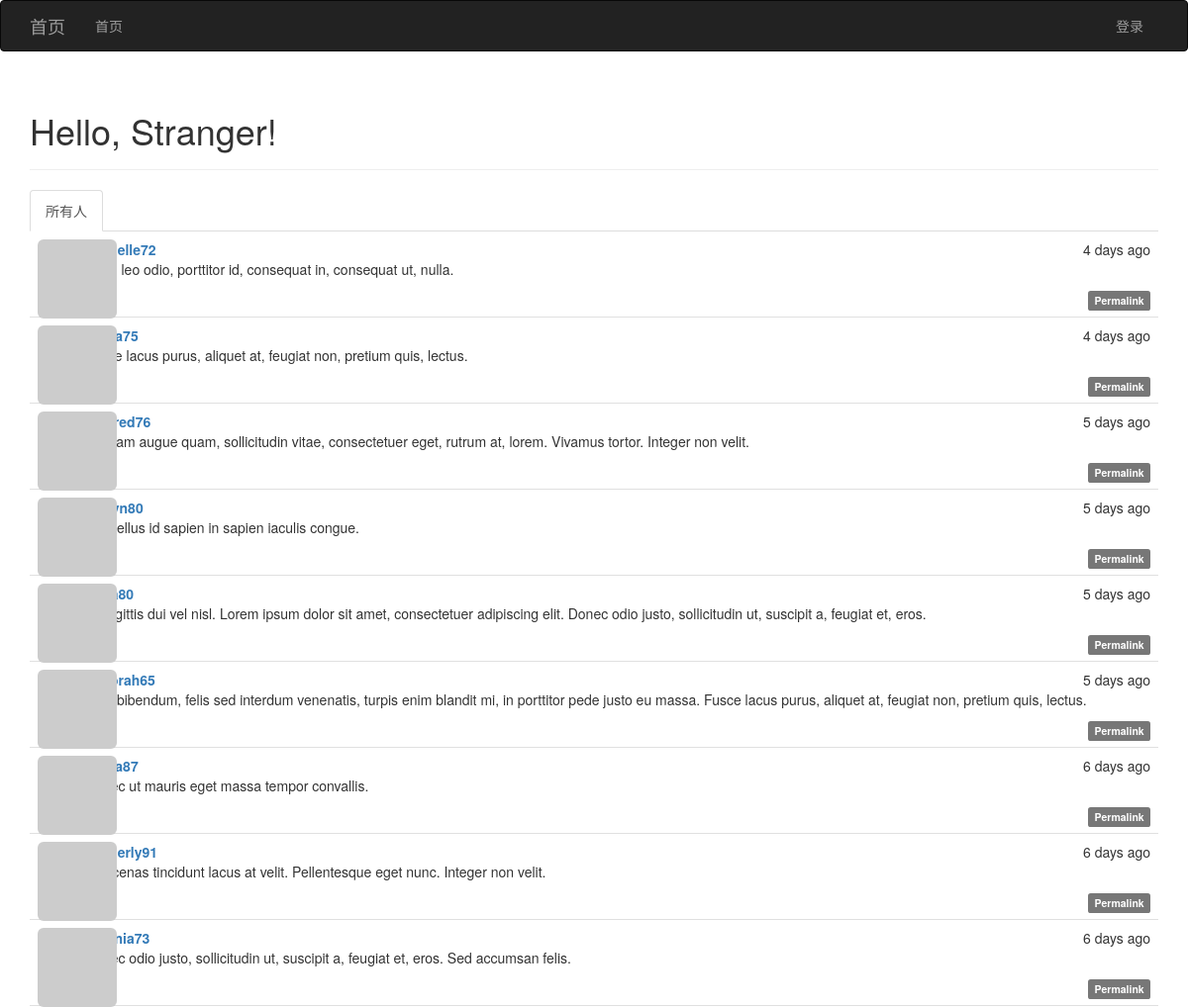
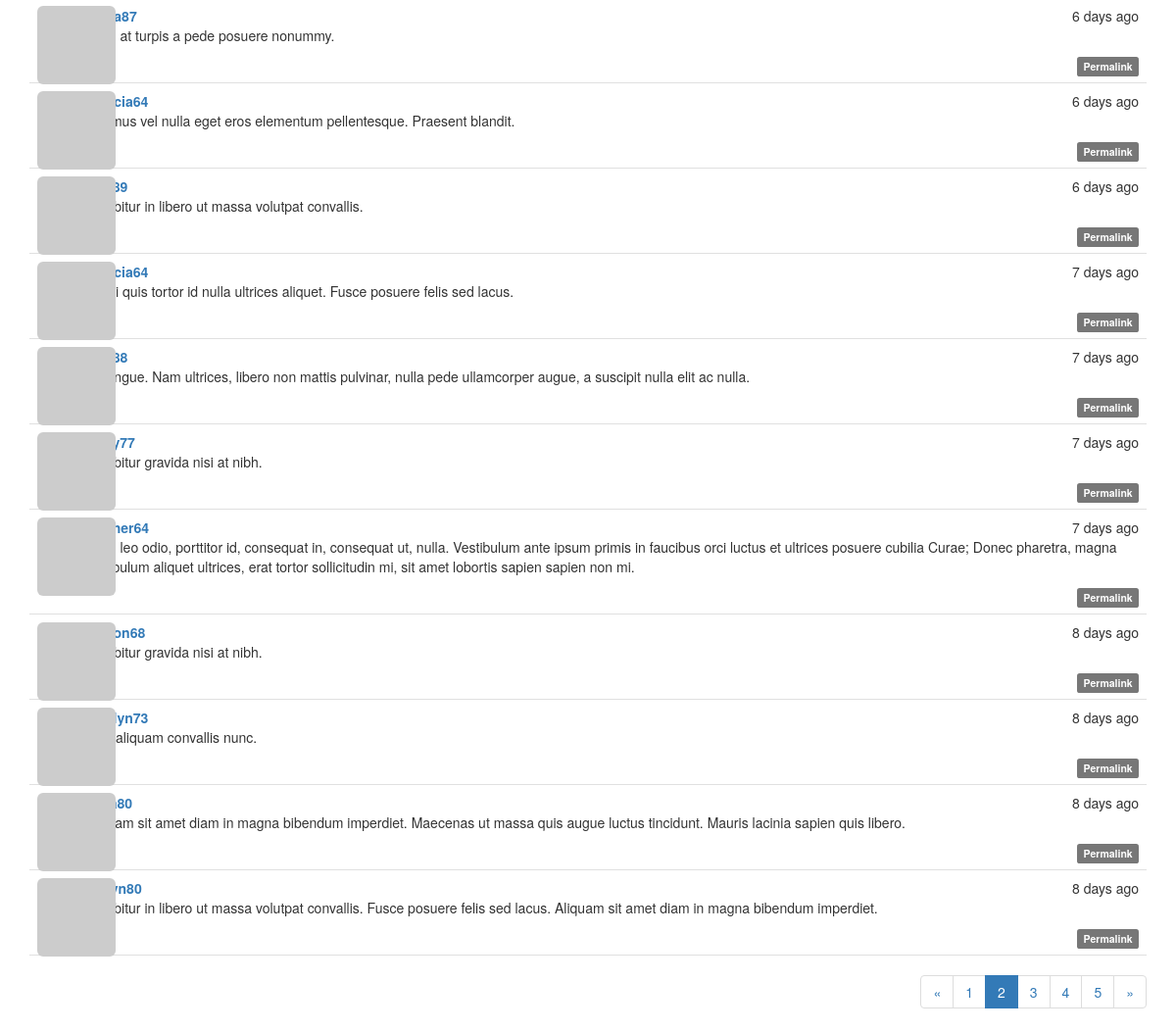
Screenshot of /?page=2 with the database file from the repository (2 pictures, top to bottom).
### hello/models.py (models this page shows, shortened)
class Post(db.Model):
    __tablename__ = 'posts'
    id = db.Column(db.Integer, primary_key=True)
    body = db.Column(db.Text)
    timestamp = db.Column(db.DateTime, index=True, default=datetime.utcnow)
    author_id = db.Column(db.Integer, db.ForeignKey('users.id'))
    body_html = db.Column(db.Text)
    comments = db.relationship('Comment', backref='post', lazy='dynamic')

class User(UserMixin, db.Model):
    __tablename__ = 'users'
    id = db.Column(db.Integer, primary_key=True)
    email = db.Column(db.String(64), unique=True, index=True)
    username = db.Column(db.String(64), unique=True, index=True)
    role_id = db.Column(db.Integer, db.ForeignKey('roles.id'))
    password_hash = db.Column(db.String(128))
    confirmed = db.Column(db.Boolean, default=False)
    name = db.Column(db.String(64))
    location = db.Column(db.String(64))
    about_me = db.Column(db.Text())
    member_since = db.Column(db.DateTime(), default=datetime.utcnow)
    last_seen = db.Column(db.DateTime(), default=datetime.utcnow)
    avatar_hash = db.Column(db.String(32))
    posts = db.relationship('Post', backref='author', lazy='dynamic')
    followed = db.relationship('Follow',
                               foreign_keys=[Follow.follower_id],
                               backref=db.backref('follower', lazy='joined'),
                               lazy='dynamic',
                               cascade='all, delete-orphan')
    followers = db.relationship('Follow',
                                foreign_keys=[Follow.followed_id],
                                backref=db.backref('followed', lazy='joined'),
                                lazy='dynamic',
                                cascade='all, delete-orphan')
    comments = db.relationship('Comment', backref='author', lazy='dynamic')
    @property
    def password(self):
        raise AttributeError('密码不可读取')
    def gravatar(self, size=100, default='identicon', rating='g'):
        if request.is_secure:
            url = 'https://secure.gravatar.com/avatar'
        else:
            url = 'http://www.gravatar.com/avatar'
        hash = self.avatar_hash or hashlib.md5(self.email.encode('utf8')).hexdigest()
        return '{url}/{hash}?s={size}&d={default}&r={rating}'.format(
            url=url, hash=hash, size=size, default=default, rating=rating)

### hello/main/views.py (the view)
@main.route('/', methods=['GET', 'POST'])
def index():
    form = PostForm()
    if current_user.can(Permission.WRITE) and form.validate_on_submit():
        post = Post(body=form.body.data,
                    author=current_user._get_current_object())
        db.session.add(post)
        db.session.commit()
        return redirect(url_for('.index'))
    page = request.args.get('page', 1, type=int)
    show_followed = False
    if current_user.is_authenticated:
        show_followed = bool(request.cookies.get('show_followed', ''))
    if show_followed:
        query = current_user.followed_posts
    else:
        query = Post.query
    pagination = query.order_by(Post.timestamp.desc()).paginate(
        page, per_page=current_app.config['FLASKY_POSTS_PER_PAGE'],
        error_out=False)
    posts = pagination.items
    return render_template('index.html', form=form, posts=posts,
                           pagination=pagination, show_followed=show_followed)

### hello/auth/views.py (called while the page is built)
@auth.before_app_request
def before_request():
    if current_user.is_authenticated:
        current_user.ping()
        if not current_user.confirmed \
                and request.endpoint \
                and request.blueprint != 'auth' \
                and request.endpoint != 'static':
            return redirect(url_for('auth.unconfirmed'))

### hello/main/__init__.py (called while the page is built)
@main.app_context_processor
def inject_permissions():
    return dict(Permission=Permission)

### hello/models.py (called while the page is built)
    def can(self, permissions):
        return False

    def is_administrator(self):
        return False

### hello/templates/index.html (shortened to what this page needs)
{% extends "base.html" %}
{% import "bootstrap/wtf.html" as wtf %}
{% import "_macros.html" as macros %}
{% block page_content %}
<div class="page-header">
    <h1>Hello, {% if current_user.is_authenticated %}{{ current_user.username }}{% else %}Stranger{% endif %}!</h1>
</div>
    <div class="post-tabs">
    <ul class="nav nav-tabs">
        <li{% if not show_followed %} class="active"{% endif %}><a href="{{ url_for('.show_all') }}">所有人</a></li>
    </ul>
    {% include '_posts.html' %}
</div>
{% if pagination %}
<div class="pagination">
    {{ macros.pagination_widget(pagination, '.index') }}
</div>
{% endif %}
{% endblock %}

### hello/templates/_posts.html (shortened to what this page needs)
<ul class="posts">
    {% for post in posts %}
    <li class="post">
        <div class="post-thumbnail">
            <a href="{{ url_for('.user', username=post.author.username) }}">
                <img class="img-rounded profile-thumbnail" src="{{ post.author.gravatar(size=40) }}">
            </a>
        </div>
        <div class="post-content">
            <div class="post-date">{{ moment(post.timestamp).fromNow() }}</div>
            <div class="post-author"><a href="{{ url_for('.user', username=post.author.username) }}">{{ post.author.username }}</a></div>
            <div class="post-body">
                {% if post.body_html %}
                    {{ post.body_html | safe }}
                {% else %}
                    {{ post.body }}
                {% endif %}
            </div>
            <div class="post-footer">
                <a href="{{ url_for('.post', id=post.id) }}">
                    <span class="label label-default">Permalink</span>
                </a>
            </div>
        </div>
    </li>
    {% endfor %}
</ul>

### hello/static/styles.css (style rules this page uses)
.profile-thumbnail { position: absolute; }
div.post-tabs { margin-top: 16px; }
ul.posts { list-style-type: none; padding: 0px; margin: 16px 0px 0px 0px; border-top: 1px solid #e0e0e0; }
div.post-tabs ul.posts { margin: 0px; border-top: none; }
ul.posts li.post { padding: 8px; border-bottom: 1px solid #e0e0e0; }
div.post-date { float: right; }
div.post-author { font-weight: bold; }
div.post-thumbnail { position: absolute; }
div.post-content { margin-left: 48px; min-height: 48px; }
div.post-footer { text-align: right; }
div.pagination { width: 100%; text-align: right; padding: 0px; margin: 0px; }

### rows the page displays
Post: timestamp "4 days ago", author.username "michelle72", body_html "Proin leo odio, porttitor id, consequat in, consequat ut, nulla."
Post: timestamp "4 days ago", body_html "Fusce lacus purus, aliquet at, feugiat non, pretium quis, lectus."
Post: timestamp "5 days ago", author.username "mildred76", body_html "Aliquam augue quam, sollicitudin vitae, consectetuer eget, rutrum at, lorem. Vivamus tortor. Integer non velit."
Post: timestamp "5 days ago", body_html "Phasellus id sapien in sapien iaculis congue."
Post: timestamp "5 days ago", body_html "In sagittis dui vel nisl. Lorem ipsum dolor sit amet, consectetuer adipiscing elit. Donec odio justo, sollicitudin ut, suscipit a, feugiat et, eros."
Post: timestamp "5 days ago", author.username "deborah65", body_html "Duis bibendum, felis sed interdum venenatis, turpis enim blandit mi, in porttitor pede justo eu massa. Fusce lacus purus, aliquet at, feugiat non, pretium quis, lectus."
Post: timestamp "6 days ago", body_html "Donec ut mauris eget massa tempor convallis."
Post: timestamp "6 days ago", author.username "kimberly91", body_html "Maecenas tincidunt lacus at velit. Pellentesque eget nunc. Integer non velit."
Post: timestamp "6 days ago", author.username "virginia73", body_html "Donec odio justo, sollicitudin ut, suscipit a, feugiat et, eros. Sed accumsan felis."
Post: timestamp "6 days ago", body_html "Proin at turpis a pede posuere nonummy."
Post: timestamp "6 days ago", author.username "patricia64", body_html "Vivamus vel nulla eget eros elementum pellentesque. Praesent blandit."
Post: timestamp "6 days ago", body_html "Curabitur in libero ut massa volutpat convallis."
Post: timestamp "7 days ago", author.username "patricia64", body_html "Morbi quis tortor id nulla ultrices aliquet. Fusce posuere felis sed lacus."
Post: timestamp "7 days ago", body_html "In congue. Nam ultrices, libero non mattis pulvinar, nulla pede ullamcorper augue, a suscipit nulla elit ac nulla."
Post: timestamp "7 days ago", body_html "Curabitur gravida nisi at nibh."
Post: timestamp "7 days ago", author.username "heather64", body_html "Proin leo odio, porttitor id, consequat in, consequat ut, nulla. Vestibulum ante ipsum primis in faucibus orci luctus et ultrices posuere cubilia Curae; Donec pharetra, magna vestibulum aliquet ultrices, erat tortor sollicitudin mi, sit amet lobortis sapien sapien non mi."
Post: timestamp "8 days ago", body_html "Curabitur gravida nisi at nibh."
Post: timestamp "8 days ago", author.username "carolyn73", body_html "Duis aliquam convallis nunc."
Post: timestamp "8 days ago", body_html "Aliquam sit amet diam in magna bibendum imperdiet. Maecenas ut massa quis augue luctus tincidunt. Mauris lacinia sapien quis libero."
Post: timestamp "8 days ago", body_html "Curabitur in libero ut massa volutpat convallis. Fusce posuere felis sed lacus. Aliquam sit amet diam in magna bibendum imperdiet."

### other values shown
{{ p }} "1" "3" "4" "5"
{{ p }} "2"
